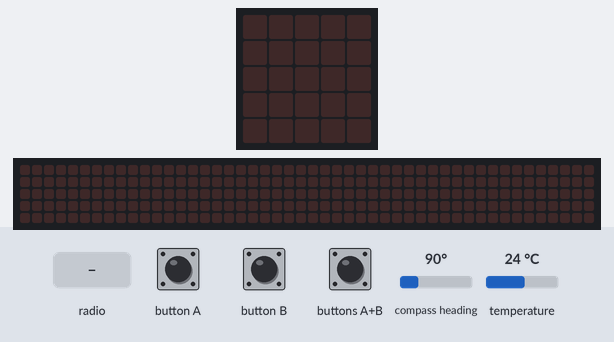
A program run on a simulated BBC micro:bit (MakeCode). Shown: the board's 5×5 LED display, a strip that is not on the board, showing the scrolling text unrolled. Inputs (shaded band) come from the test bench; at power-on: compass heading 90°, temperature 24 °C. The 48×5 strip is a reading aid, not a part: it shows the text the display is scrolling, unrolled, one strip-width of it at a time; the compass is already calibrated.

Above: at 1.3 s.
1.4 s: button B pressed for 0.15 s
At 4.11 s:
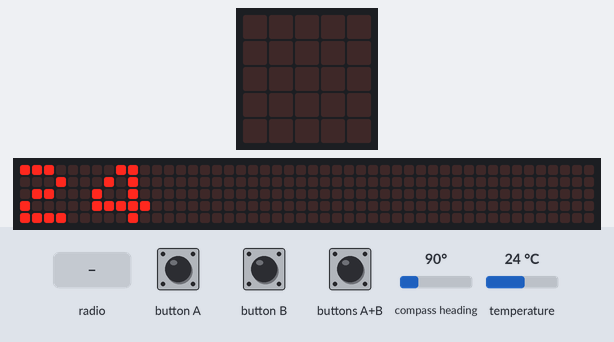
4.4 s: radio message "SOS" arrives
At 4.47 s:
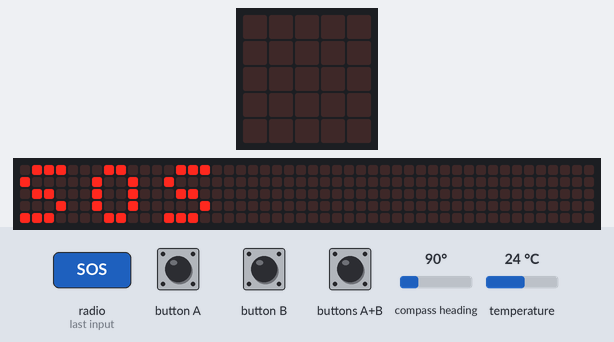
7.4 s: button A pressed for 0.15 s
At 9.2 s:
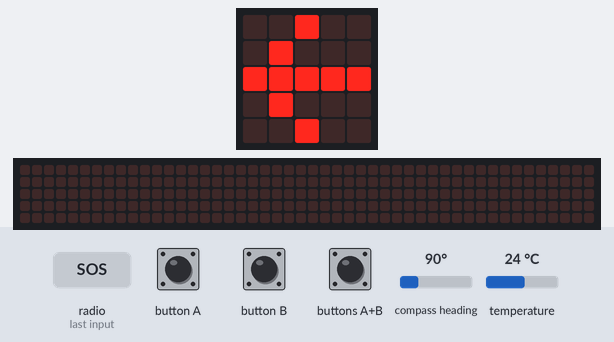
9.5 s: button B pressed for 0.15 s
At 9.72 s:
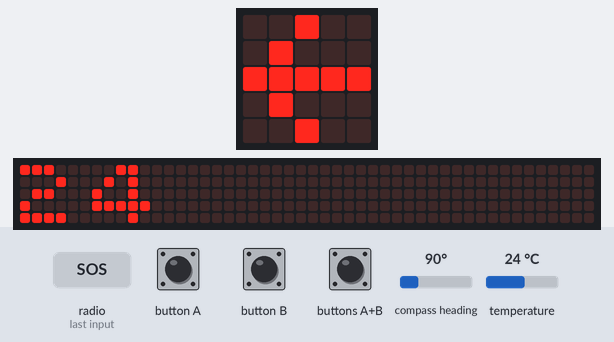
14.1 s: radio message "SOS" arrives
At 14.32 s:
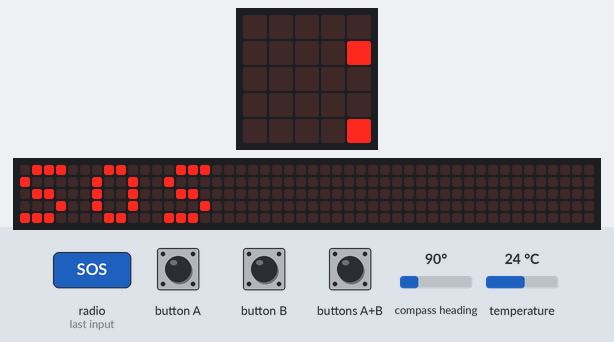

The program:

main.ts
```typescript
input.onButtonPressed(Button.A, function () {
    direction = input.compassHeading()
    if (direction < 45) {
        basic.showLeds(`
            . . # . .
            . # # # .
            # . # . #
            . . # . .
            . . # . .
            `)
    } else if (direction < 135) {
        basic.showLeds(`
            . . # . .
            . # . . .
            # # # # #
            . # . . .
            . . # . .
            `)
    } else if (direction < 225) {
        basic.showLeds(`
            . . # . .
            . . # . .
            # . # . #
            . # # # .
            . . # . .
            `)
    } else if (direction < 315) {
        basic.showLeds(`
            . . # . .
            . . . # .
            # # # # #
            . . . # .
            . . # . .
            `)
    } else {

    }
})
input.onButtonPressed(Button.AB, function () {
    radio.sendString("SOS")
})
radio.onReceivedString(function (receivedString) {
    basic.showString(receivedString)
})
input.onButtonPressed(Button.B, function () {
    basic.showString("" + (input.temperature()))
})
let direction = 0
input.calibrateCompass()
basic.forever(function () {

})
```

test.ts
```typescript
// les tests vont ici ; cela ne sera pas compilé si ce paquet est utilisé en tant qu'extension.
```

Measured:
- after the input at 1.4 s, the display: changes after 0.15 s (image 1)
- after the input at 4.4 s, the display: changes at once (image 2)
- after the input at 7.4 s, the display: first differs from a run without the input after 0.60 s (image 3)
- after the input at 9.5 s, the display: changes after 0.15 s (image 4)
- after the input at 14.1 s, the display: first changes at once (image 5 shows a later state)
